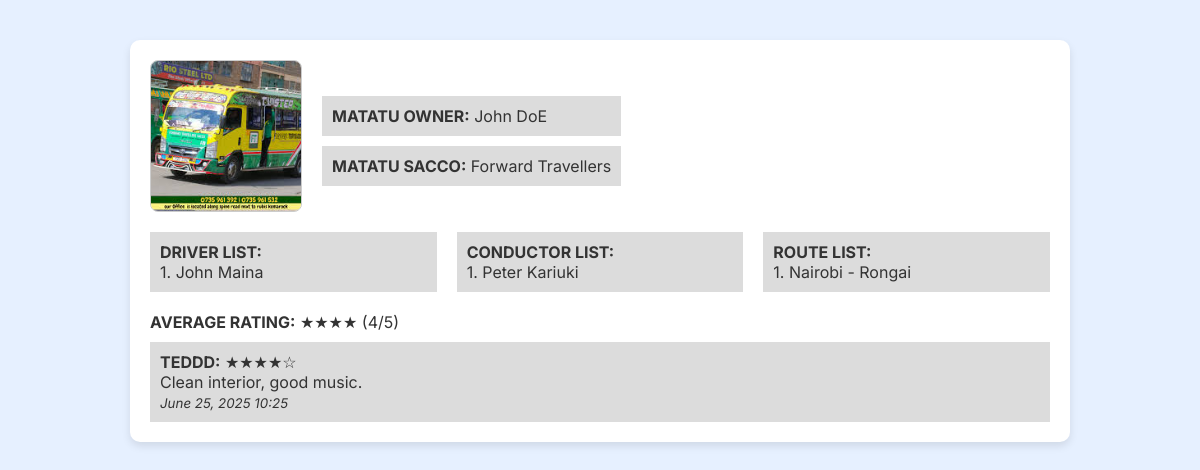
Page /Profile/Profile1.php?reg=KDA005A on the committed database.
### tables this page shows
CREATE TABLE `matatu` (
  `SACCO` varchar(20) DEFAULT NULL,
  `Reg_number` varchar(20) NOT NULL,
  `route` varchar(100) DEFAULT NULL,
  `matatu_model` varchar(50) DEFAULT NULL,
  `Driver_list` varchar(255) DEFAULT NULL,
  `Conductor_list` varchar(255) DEFAULT NULL,
  `matatu_photo` varchar(255) DEFAULT NULL,
  `owner_id` int NOT NULL
);

CREATE TABLE `reviews` (
  `review_id` int NOT NULL,
  `reg_number` varchar(20) NOT NULL,
  `review` text NOT NULL,
  `rating` int NOT NULL,
  `passenger_id` int NOT NULL,
  `review_date` timestamp NULL DEFAULT CURRENT_TIMESTAMP
);

CREATE TABLE `passenger` (
  `passenger_id` int NOT NULL,
  `name` varchar(100) NOT NULL,
  `email` varchar(100) DEFAULT NULL,
  `password_hash` varchar(255) NOT NULL,
  `photo_url` varchar(255) DEFAULT NULL
);

### Profile/Profile.php (the view, shortened to what this page needs)
<?php
require_once __DIR__ . '/../login/db_connect.php';
$reg = $_GET['reg'] ?? '';
$matatu = null;
if ($reg) {
    $stmt = $pdo->prepare("SELECT * FROM matatu WHERE Reg_number = ?");
    $stmt->execute([$reg]);
    $matatu = $stmt->fetch(PDO::FETCH_ASSOC);
}
if (!empty($matatu)) {
    $drivers = explode(',', $matatu['Driver_list']);
    $conductors = explode(',', $matatu['Conductor_list']);
    $routes = explode(',', $matatu['route']);
    $filename = $matatu['matatu_photo'];
    $basePath = realpath(__DIR__ . '/../');
    $fullPath = $basePath . '/' . $filename;
    $photo = '../' . $filename;
    if (!empty($filename) && !file_exists($fullPath)) {
        if (str_starts_with($filename, 'pictures/')) {
            $altPath = $basePath . '/homepage/' . $filename;
            if (file_exists($altPath)) {
                $photo = '../homepage/' . $filename;
            } else {
                $photo = '../placeholder.jpg';
            }
        } else {
            $photo = '../placeholder.jpg';
        }
    }
    $reviewStmt = $pdo->prepare("SELECT r.*, p.name AS passenger_name FROM reviews r JOIN passenger p ON r.passenger_id = p.passenger_id WHERE r.reg_number = ? ORDER BY r.review_date DESC");
    $reviewStmt->execute([$reg]);
    $reviews = $reviewStmt->fetchAll(PDO::FETCH_ASSOC);
    $avgRating = 0;
    if (count($reviews) > 0) {
        $total = array_sum(array_column($reviews, 'rating'));
        $avgRating = round($total / count($reviews), 1);
    }
?>
<div class="profile-header">
  <img src="<?= htmlspecialchars($photo) ?>" alt="Matatu Photo" style="max-width: 300px;" />
  <div>
    <div class="info-box"><strong>MATATU OWNER:</strong> John DoE</div>
    <div class="info-box"><strong>MATATU SACCO:</strong> <?= htmlspecialchars($matatu['SACCO']) ?></div>
  </div>
</div>
<div class="lists">
  <div class="list-box">
    <strong>DRIVER LIST:</strong><br>
    <?php foreach ($drivers as $i => $driver): ?>
      <?= ($i+1) . '. ' . htmlspecialchars(trim($driver)) ?><br>
    <?php endforeach; ?>
  </div>
  <div class="list-box">
    <strong>CONDUCTOR LIST:</strong><br>
    <?php foreach ($conductors as $i => $conductor): ?>
      <?= ($i+1) . '. ' . htmlspecialchars(trim($conductor)) ?><br>
    <?php endforeach; ?>
  </div>
  <div class="list-box">
    <strong>ROUTE LIST:</strong><br>
    <?php foreach ($routes as $i => $route): ?>
      <?= ($i+1) . '. ' . htmlspecialchars(trim($route)) ?><br>
    <?php endforeach; ?>
  </div>
</div>
<div class="rating">
  <strong>AVERAGE RATING:</strong> <?= str_repeat("★", floor($avgRating)) ?><?= ($avgRating - floor($avgRating)) >= 0.5 ? "½" : "" ?> (<?= $avgRating ?>/5)
</div>
<?php if (count($reviews) > 0): ?>
  <?php foreach ($reviews as $review): ?>
    <div class="review-box">
      <strong><?= htmlspecialchars($review['passenger_name']) ?>:</strong>
      <?= str_repeat("★", $review['rating']) ?><?= str_repeat("☆", 5 - $review['rating']) ?><br>
      <?= htmlspecialchars($review['review']) ?><br>
      <small><em><?= date("F j, Y H:i", strtotime($review['review_date'])) ?></em></small>
    </div>
  <?php endforeach; ?>
<?php else: ?>
  <div class="review-box">
    <em>No reviews yet for this matatu.</em>
  </div>
<?php endif; ?>
<?php
} else {
    echo "<p>⚠️ Matatu not found with Reg_number: " . htmlspecialchars($reg) . "</p>";
}
?>

### Profile/Profile1.php (shortened to what this page needs)
<!DOCTYPE html>
<html lang="en">
<head>
  <link rel="stylesheet" href="admin.css" />
  <link rel="stylesheet" href="profile.css" />
</head>
<body>
<div class="container">
  <?php include 'Profile.php'; ?>
</div>
</body>
</html>

### admin/admin.css (style rules this page uses)
body { font-family: 'Inter', sans-serif; background: #f0f8ff; margin: 0; padding: 0; color: #333; }

### Profile/Profile.css (style rules this page uses)
body { background-color: #e6f0ff; font-family: 'Inter', sans-serif; }
.container { max-width: 900px; margin: 40px auto; background: #fff; border-radius: 10px; padding: 20px; box-shadow: 0 4px 8px rgba(0,0,0,0.1); }
.profile-header { display: flex; align-items: center; gap: 20px; }
.profile-header img { width: 150px; height: 150px; object-fit: cover; border-radius: 8px; border: 1px solid #ccc; }
.info-box { background-color: #dcdcdc; padding: 10px; margin-top: 10px; }
.lists { display: flex; gap: 20px; margin-top: 20px; }
.list-box { flex: 1; background-color: #dcdcdc; padding: 10px; }
.rating { margin-top: 20px; }
.review-box { background-color: #dcdcdc; padding: 10px; margin-top: 10px; }

### rows in the picture
matatu: matatu_photo (picture), SACCO "Forward Travellers", Driver_list "John Maina", Conductor_list "Peter Kariuki", route "Nairobi - Rongai"
reviews: passenger.name "TEDDD", rating "★★★★", rating "☆", review "Clean interior, good music.", review_date "June 25, 2025 10:25"

### other values in the picture
str_repeat("★", floor($avgRating)) "★★★★"
$avgRating "4"
